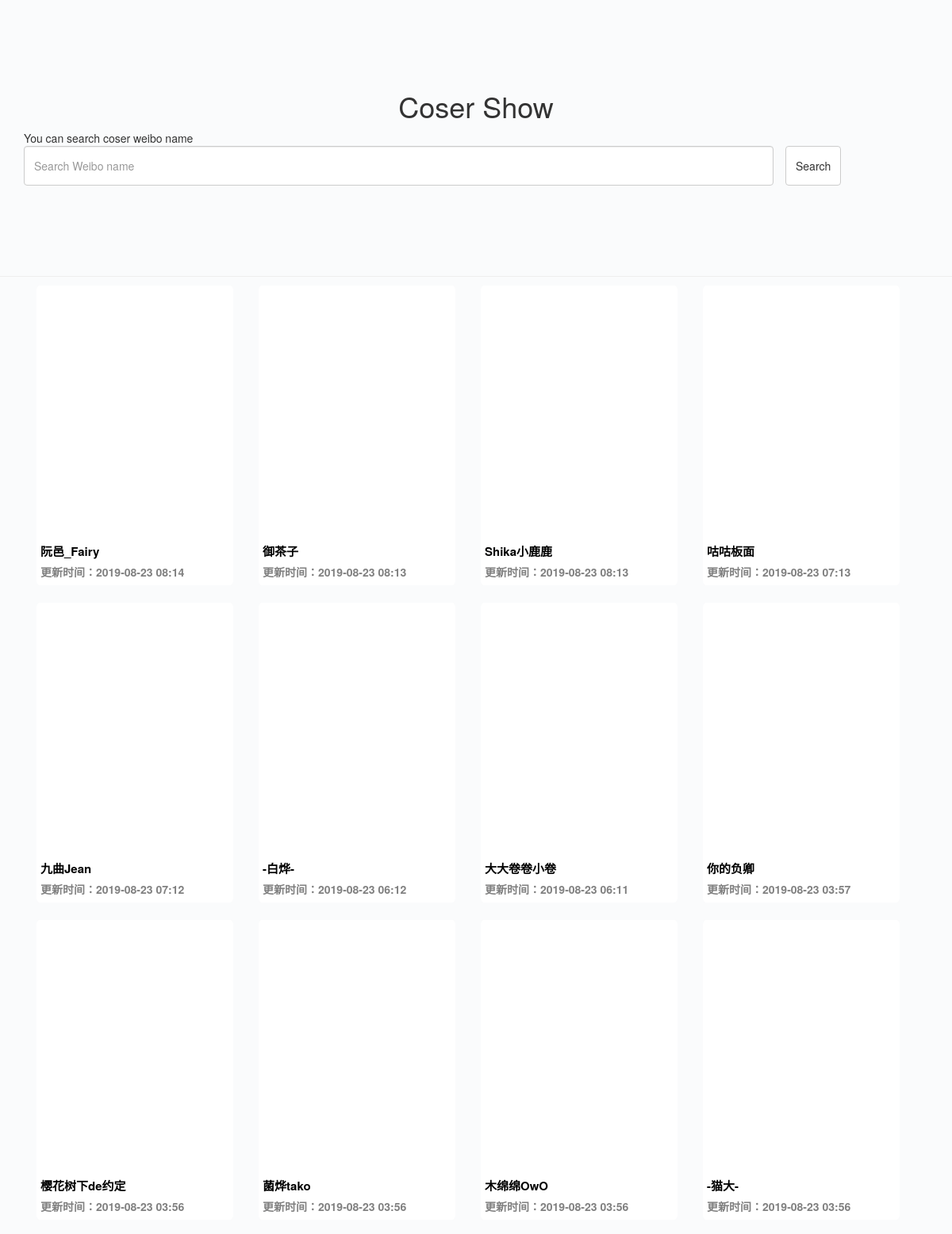
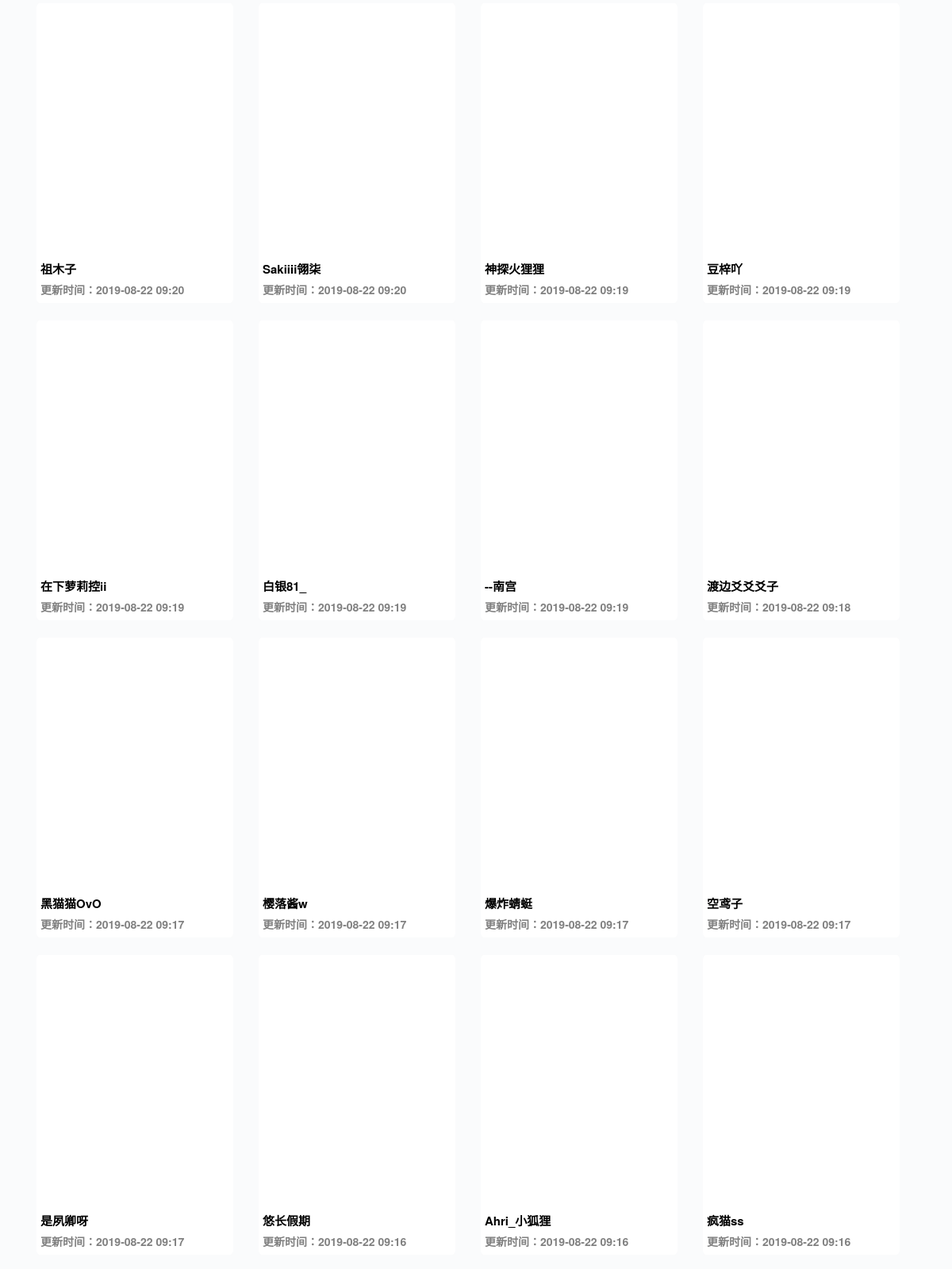
The page / (upper part) on the database its author committed (2 pictures, top to bottom).
### coser/models.py (models this page shows, shortened)
class Coser(models.Model):
    name = models.CharField(max_length=32)
    uid = models.CharField(max_length=16)

class Photo(models.Model):
    uid = models.CharField(max_length=16)
    photoid = models.CharField(max_length=32)
    time = models.DateTimeField(auto_now_add=True)

### coser/views.py (the view)
# urls.py: path('', index),
def index(request):
    def getSecond(elem):
        return elem['time']
    showcoser = []
    coser = Coser.objects.filter()
    for c in coser:
        coserp={}
        coserp['uid'] = c.uid
        coserp['coser'] = c.name
        try:
            img = Photo.objects.filter(uid=c.uid).order_by('-time')[0]
        except IndexError:
            continue
        coserp['imgid'] = img.photoid
        coserp['time'] = img.time.strftime('%Y-%m-%d %H:%M')
        showcoser.append(coserp)
    showcoser.sort(key=getSecond, reverse=True)
    return render(request, "show.html", {'coser': showcoser})

### coser/templates/show.html (shortened to what this page needs)
{% load random %}
<!DOCTYPE html>
<html lang="en">
<head>
    <link rel="stylesheet" href="https://cdn.jsdelivr.net/npm/bootstrap@3.3.7/dist/css/bootstrap.min.css">
</head>
<body style="background-color: #fafbfc">
    <div class="container">
        <div class="header">
            <div class="search">
                <h1 class="text-center">Coser Show</h1>
                <div>You can search coser weibo name</div>
                <form class="form-horizontal" action="/search" method="POST">
                    <div class="form-group">
                        <div class="col-sm-10">
                            <input type="text" name="search"" class="form-control search-input" placeholder="Search Weibo name" />
                        </div>
                        <button class="btn btn-default search-btn">Search</button>
                    </div>
                </form>
            </div>
        </div>
    </div>
    <hr style="margin:0"/>
    <div class="container">
        <div class="row clearfix">
            <div class="col-md-12 column">
                {% for c in coser %}
                {% if c.uid %}
                <a href="coser/{{ c.uid }}">
                {% endif %}
                <div class="img-show">
                    {% if c.uid %}
                    <div class="img-t" style="background-image: url('/static/img/{{ c.uid }}/{{ c.imgid }}.jpg')"></div>
                    {% else %}
                    <div class="img-t" onclick="openWithoutReferrer('{{ c.imgid }}')" style="background-image: url('/static/img/{{ c.puid }}/{{ c.imgid }}.jpg')"></div>
                    {% endif %}
                    <label class="img-b">{{ c.coser }}</label>
                    <br/>
                    <label class="img-c">更新时间：{{ c.time }}</label>
                </div>
                {% if c.uid %}
                </a>
                {% endif %}
                {% endfor %}
            </div>
        </div>
    </div>
</body>
</html>

### coser/templates/show.html (style rules this page uses)
.header { height: 10%; }
.search { margin-top: 10%; margin-left:auto; margin-right:auto; margin-bottom: 10%; }
.search-input { height:50px; }
.search-btn { height:50px; }
.img-show { margin: 10px 15px; padding: 5px; width:250px; height:380px; float:left; border: 1px solid #fafbfc; background-color: white; border-radius: 2%; }
.img-t { width: 240px; height: 320px; background-size: 240px auto; background-position: center center; background-repeat:no-repeat; }
.img-b { font-size: 15px; color:black; }
.img-c { font-size: 14px; color:grey; }

### rows shown on the page
Coser: coser "阮邑_Fairy"
Coser: coser "御茶子"
Coser: coser "Shika小鹿鹿"
Coser: coser "咕咕板面"
Coser: coser "九曲Jean"
Coser: coser "-白烨-"
Coser: coser "大大卷卷小卷"
Coser: coser "你的负卿"
Coser: coser "樱花树下de约定"
Coser: coser "菌烨tako"
Coser: coser "木绵绵OwO"
Coser: coser "-猫大-"
Coser: coser "祖木子"
Coser: coser "Sakiiii翎柒"
Coser: coser "神探火狸狸"
Coser: coser "豆梓吖"
Coser: coser "在下萝莉控ii"
Coser: coser "白银81_"
Coser: coser "--南宫"
Coser: coser "渡边爻爻爻子"
Coser: coser "黑猫猫OvO"
Coser: coser "樱落酱w"
Coser: coser "爆炸蜻蜓"
Coser: coser "空鸢子"
Coser: coser "是夙卿呀"
Coser: coser "悠长假期"
Coser: coser "Ahri_小狐狸"
Coser: coser "疯猫ss"

### other values the page prints
{{ c.time }} "2019-08-23 08:14" "2019-08-23 08:13" "2019-08-23 08:13" "2019-08-23 07:13" "2019-08-23 07:12" "2019-08-23 06:12" "2019-08-23 06:11" "2019-08-23 03:57" "2019-08-23 03:56" "2019-08-23 03:56" "2019-08-23 03:56" "2019-08-23 03:56" "2019-08-22 09:20" "2019-08-22 09:20" "2019-08-22 09:19" "2019-08-22 09:19" "2019-08-22 09:19" "2019-08-22 09:19" "2019-08-22 09:19" "2019-08-22 09:18" "2019-08-22 09:17" "2019-08-22 09:17" "2019-08-22 09:17" "2019-08-22 09:17" "2019-08-22 09:17" "2019-08-22 09:16" "2019-08-22 09:16" "2019-08-22 09:16"
